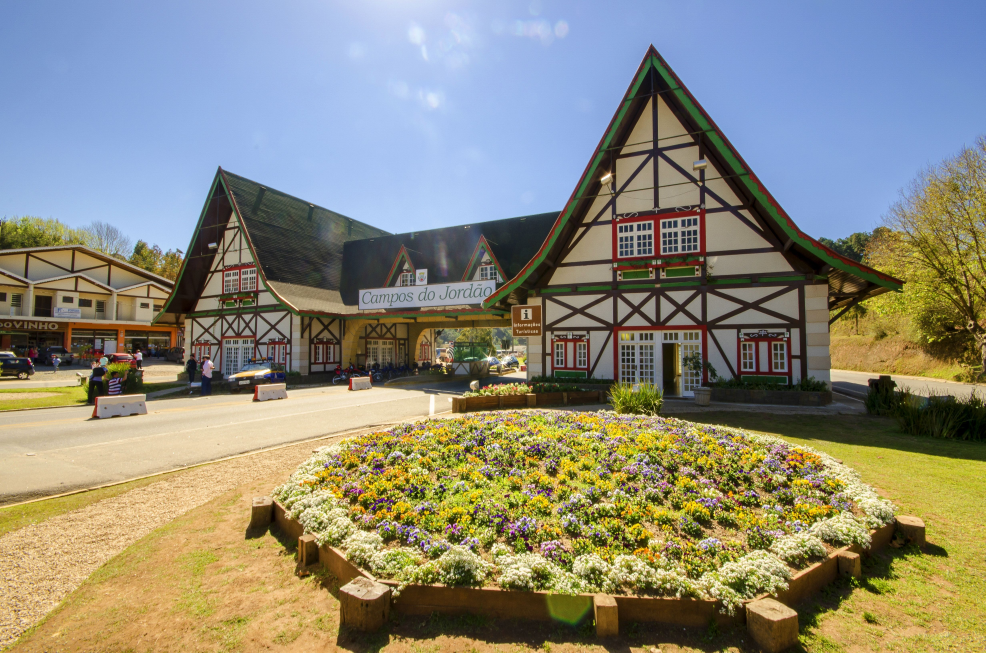
#> input picture exercicio3/imagem.jpg, 4928 x 3264 px (shown at 1/5 size)
$ python -i exercicio3.py   (imports and definitions only)   (Python 2 division)
#> lines starting #> are read from the running program, lines starting #| are printed output that depends on the picture
#coding: utf-8
#!/usr/bin/python

#------------------------------------------------------------------------------#
# Aluno: Bruno Alexandre Krinski                                               #
# Matéria: Processamento de Imagens                                            #
# Exercicio 03                                                                 #
#------------------------------------------------------------------------------#

import cv2
import math
import time
import numpy as np
from matplotlib import pyplot as plt

#------------------------------------------------------------------------------#
# Funções utilizadas em ambos exercícios                                       #
#------------------------------------------------------------------------------#

# Função para realizar o plot de imagens
# t = 0 -> imagem
# t = 1 -> histograma
# c = 0 -> cinza
# c = 1 -> colorido
# clr -> cor do histograma
# [44 lines left out: functions plotador, comparaHistogramas, g, not called in this run]

# Função que calcula a imagem através do filtro gaussiano do openCV
def gaussianOpencv(img, tamMask):
 return cv2.GaussianBlur(img,(tamMask,tamMask),0)

# Função que calcula a imagem através da mascara que eu construi
# [17 lines left out: function minhaGaussiana, not called in this run]

# Função do exercício 1
def exercicio01(imagem):

 # Leitura da imagem
#> called with imagem = 'imagem.jpg'
 img = cv2.imread(imagem,0)
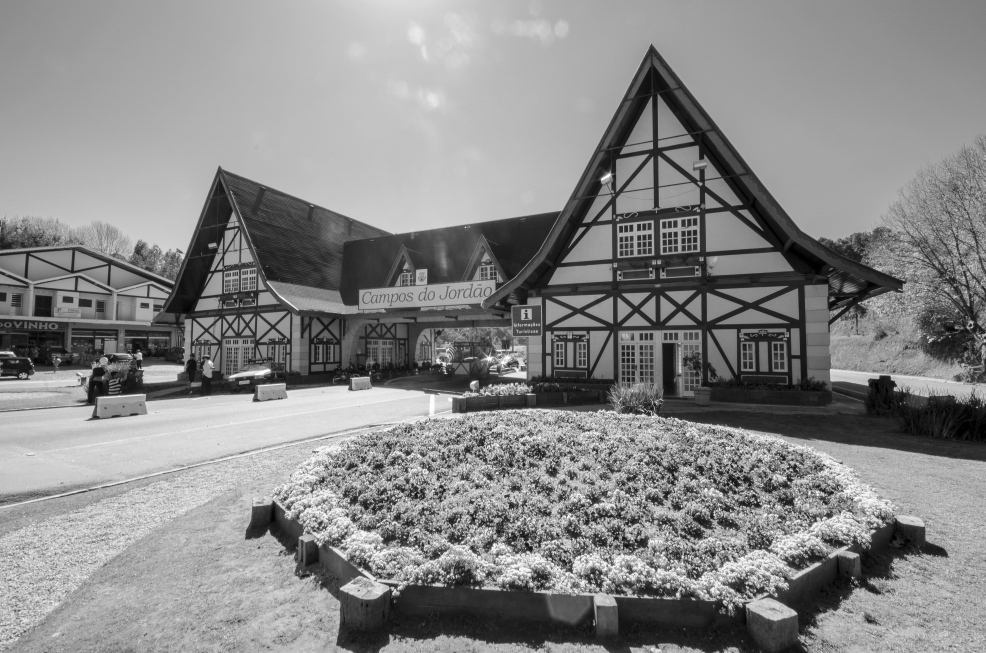
#> img: shape (3264, 4928) (shown at 1/5 size); min 0, max 255, mean 136

 # Leitura do tamanho da mascara, deve ter tamanho ímpar
#> (the run stopped early here; a loop or call above may not have finished)
